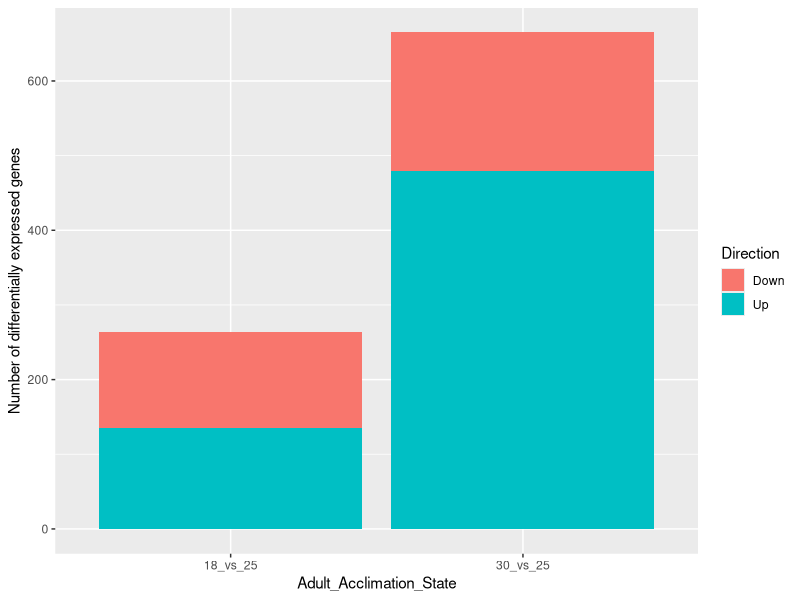
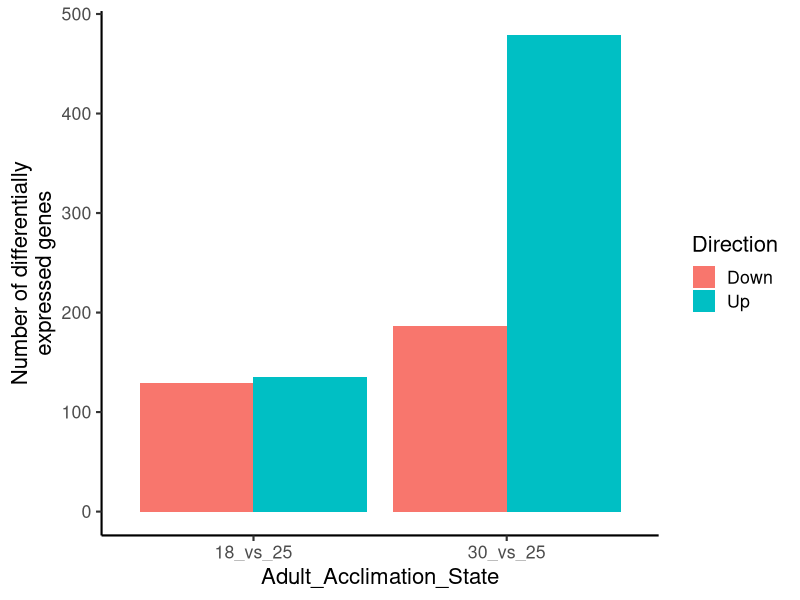
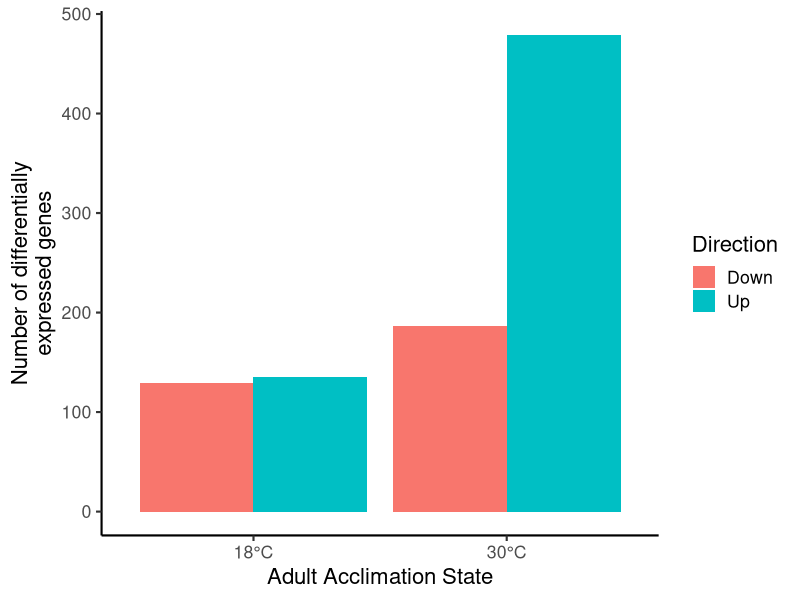
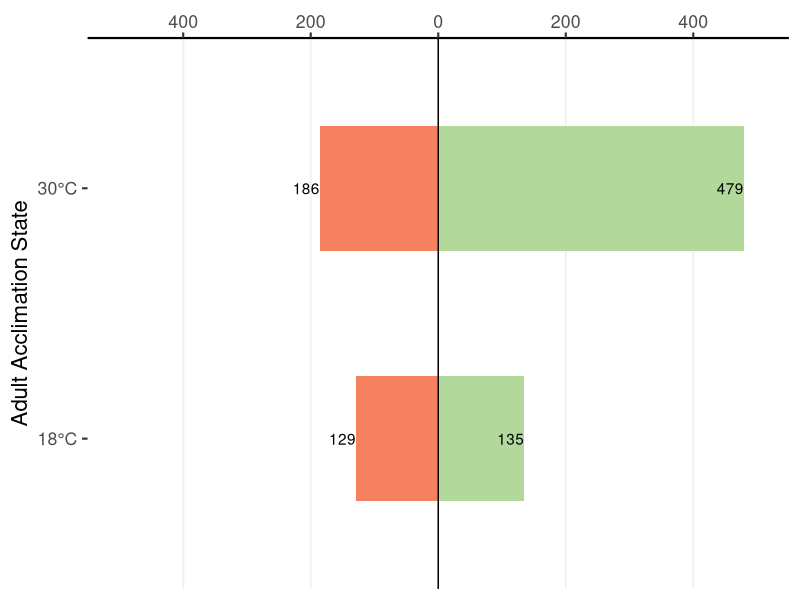
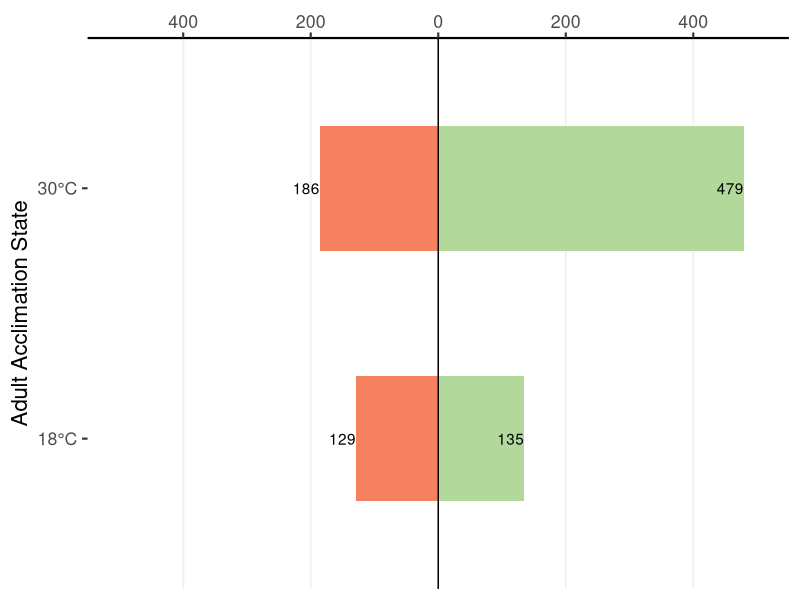

Write the R code that produced these figures, in order.
# ------------------------------------------------------------------------------
# Catherine & Caleb data
# July 19, 2022
# TS O'Leary
# ------------------------------------------------------------------------------

# Load libraries
require(tidyverse)

# Load data
df <- read_csv("student_data/changes_in_AA.csv")

# Plot data

# Minimal plot
ggplot(data = df,
       aes(y = value,
           x = Adult_Acclimation_State,
           fill = Direction)) +
  ylab("Number of differentially expressed genes") +
  geom_bar(stat = "identity")

# With the position dodge
ggplot(data = df,
       aes(y = value,
           x = Adult_Acclimation_State,
           fill = Direction)) +
  ylab("Number of differentially\nexpressed genes") +
  geom_bar(stat = "identity",
           position = "dodge") +
  theme_classic(base_size = 16)

# Those underscores kinda stink
ggplot(data = df,
       aes(y = value,
           x = Adult_Acclimation_State,
           fill = Direction)) +
  geom_bar(stat = "identity",
           position = "dodge") +
  scale_x_discrete(labels = c("18°C", "30°C")) +
  ylab("Number of differentially\nexpressed genes") +
  xlab("Adult Acclimation State") +
  theme_classic(base_size = 16)


# Okay lets try the thing where the directions depend on the directions
df %>%
  mutate(value = ifelse(Direction == "Down", -value, value)) %>%
  ggplot(aes(x = value,
             y = Adult_Acclimation_State,
             fill = Direction)) +
  geom_bar(stat = "identity",
           position = "identity",
           width = 0.5) +
  geom_vline(xintercept = 0) +
  geom_text(aes(label = abs(value),
                hjust = 1)) +
  scale_y_discrete(labels = c("18°C", "30°C"),
                   name = "Adult Acclimation State") +
  scale_x_continuous(position = "top",
                     name = "Number of differentially expressed genes",
                     limits = c(-500, 500),
                     breaks = seq(from = -400, to = 400, by = 200),
                     labels = abs(seq(from = -400, to = 400, by = 200))) +
  scale_fill_manual(values = c("#F58161", "#B3D89C")) +
  theme_classic(base_size = 16) +
  theme(axis.line.y = element_blank(),
        legend.position = "none",
        panel.grid.major.x = element_line(color = "grey95"),
        axis.title.x = element_blank())

ggsave("cath_cal_fig.pdf", height = 4, width = 7)

